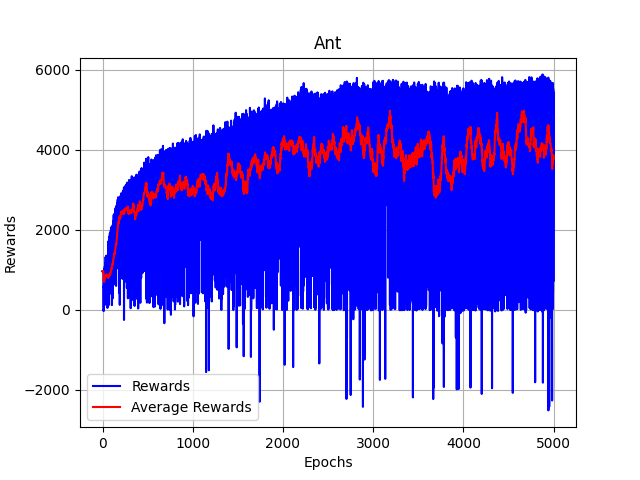

Here is the Python script that generated this plot:
import torch
from torch import nn,optim
import random
import numpy as np
import matplotlib.pyplot as plt
import gymnasium as gym
from collections import deque

env = gym.make("Ant-v5")
ACTION_SPACE = env.action_space.shape[0]
OBS_SPACE = env.observation_space.shape[0]

GAMMA = 0.99
TAU = 0.005
ACTOR_LR = 1e-4
CRITIC_LR = 1e-3

EXPERIENCE_REPLAY_LENGTH = 300000

NUM_EPOCHS = 1000
BATCH_SIZE = 256
TRAINING_START_STEP = 10000

EXPLORATION_SIGMA = 0.1
SMOOTHING_SIGMA = 0.2
SMOOTHING_CLIP_BOUNDS = 0.5

ACTOR_UPDATE_PERIOD = 2
current_actor_step = 0

experience_replay = deque([], maxlen = EXPERIENCE_REPLAY_LENGTH)

rewards_over_time = []

class Actor(nn.Module):
    def __init__(self):
        super(Actor, self).__init__()
        self.actor = nn.Sequential(
            nn.Linear(OBS_SPACE, 128),
            nn.ReLU(),
            nn.Linear(128,128),
            nn.ReLU(),
            nn.Linear(128, ACTION_SPACE),
            nn.Tanh()
        )

    def forward(self, state):
        return self.actor(state)
    
class Critic(nn.Module):
    def __init__(self):
        super(Critic, self).__init__()
        self.critic1 = nn.Sequential(
            nn.Linear(ACTION_SPACE + OBS_SPACE, 128),
            nn.ReLU(),
            nn.Linear(128,128),
            nn.ReLU(),
            nn.Linear(128,1)
        )

        self.critic2 = nn.Sequential(
            nn.Linear(ACTION_SPACE + OBS_SPACE, 128),
            nn.ReLU(),
            nn.Linear(128,128),
            nn.ReLU(),
            nn.Linear(128,1)
        )

    def forward(self, state, action):
        state_action_pair = torch.cat((state, action), dim=-1)
        return self.critic1(state_action_pair), self.critic2(state_action_pair)
    
actor = Actor()
actor_optim = optim.Adam(actor.parameters(), ACTOR_LR)
target_actor = Actor()
target_actor.load_state_dict(actor.state_dict())

critic = Critic()
critic_optim = optim.Adam(critic.parameters(), CRITIC_LR)
target_critic = Critic()
target_critic.load_state_dict(critic.state_dict())

mse = nn.MSELoss()

for epoch in range(NUM_EPOCHS):
    state, _ = env.reset()
    state = torch.tensor(state, dtype = torch.float32)
    reward_during_epoch = 0

    while True:
        with torch.no_grad():
            action = actor(state) + torch.normal(0,EXPLORATION_SIGMA, (ACTION_SPACE,))
            action = torch.clamp(action, -1,1)
            next_state, reward, terminated, truncated, _ = env.step(np.array(action))
            next_state = torch.tensor(next_state, dtype = torch.float32)
            experience_replay.append((state,action,reward,next_state, 1 if terminated else 0))
            state = next_state
            reward_during_epoch += reward

        if len(experience_replay) >= TRAINING_START_STEP:
            if len(experience_replay) == TRAINING_START_STEP:
                print(f"TRAINING STARTED ON EPOCH {epoch}: {np.mean(rewards_over_time):.2f}")
            random_sample = random.sample(experience_replay, BATCH_SIZE)
            state_array, action_array, reward_array, next_state_array, done_array = zip(*random_sample)

            state_array = torch.stack(state_array)
            action_array = torch.stack(action_array)
            reward_array = torch.tensor(reward_array, dtype = torch.float32)
            next_state_array = torch.stack(next_state_array)
            done_array = torch.tensor(done_array)

            with torch.no_grad():
                best_next_actions = target_actor(next_state_array)
                smoothing_noise = torch.clamp(torch.normal(0,SMOOTHING_SIGMA, size = (BATCH_SIZE, ACTION_SPACE)),-SMOOTHING_CLIP_BOUNDS, SMOOTHING_CLIP_BOUNDS)

                target_state_action_values = reward_array.unsqueeze(1) + GAMMA * torch.minimum(*target_critic(next_state_array, torch.clamp(best_next_actions + smoothing_noise,-1,1))) * (1 - done_array).unsqueeze(1)
            predicted_state_action_values1, predicted_state_action_values2 = critic(state_array, action_array)

            critic_loss = mse(target_state_action_values, predicted_state_action_values1) + mse(target_state_action_values, predicted_state_action_values2)

            critic_optim.zero_grad()
            critic_loss.backward()
            critic_optim.step()

            current_actor_step = (current_actor_step + 1) % ACTOR_UPDATE_PERIOD

            if current_actor_step == 0:
                best_actions = actor(state_array)
                actor_loss = -critic(state_array, best_actions)[0].mean()

                actor_optim.zero_grad()
                actor_loss.backward()
                actor_optim.step()

                for params, target_params in zip(critic.parameters(), target_critic.parameters()):
                    target_params.data.copy_(TAU * params.data + (1 - TAU) * target_params.data)

                for params, target_params in zip(actor.parameters(), target_actor.parameters()):
                    target_params.data.copy_(TAU * params.data + (1 - TAU) * target_params.data)

        if terminated or truncated:
                break

    rewards_over_time.append(reward_during_epoch)

    if epoch % 10 == 0 and epoch != 0:
        print(f"Epoch {epoch}: Current Reward {rewards_over_time[-1]:.2f}, Avg Reward (Last 50) {np.mean(rewards_over_time[max(0, epoch-50):]):.2f}")

torch.save(actor.state_dict(), "Ant.pt")
plt.plot(rewards_over_time, color = "blue", label = "Rewards")
plt.plot([np.mean(rewards_over_time[max(0,epoch-50):epoch]) for epoch in range(NUM_EPOCHS)], color = "red", label = "Average Rewards")
plt.grid()
plt.legend()
plt.xlabel("Epochs")
plt.ylabel("Rewards")
plt.title("Ant")
plt.show()